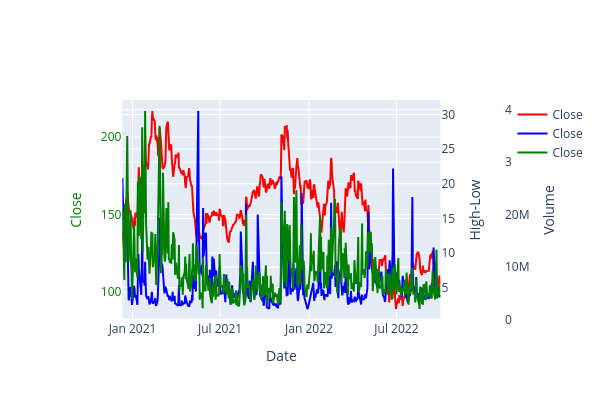

Write notebook code for a chart like this one.
### Code cell
#3개축 그리기  plotly, gragh
import plotly.graph_objects as go


fig = make_subplots()
fig.add_trace(
      go.Scatter(
    x=df_abnb['Date'], y=df_abnb['Close'], name="Close",
    mode = 'lines', yaxis='y', line={'color':'red'}
  ) # 1번쨰축
)

fig.add_trace(
    go.Scatter(
          x=df_abnb['Date'], y=df_abnb['Volume'], name="Close",
          mode = 'lines', yaxis='y2', line={'color':'blue'}
        
        ) # 2번쨰축
)

fig.add_trace(
    go.Scatter(
        x=df_abnb['Date'], y=df_abnb['High-Low'], name="Close",
        mode = 'lines', yaxis='y3', line={'color':'green'}
        ) # 3번쨰축
)

fig.update_layout(
    
    yaxis=dict(title='Close'),
    yaxis2=dict(title='Volume', position=1, side='right', overlaying='y'),
    yaxis3=dict(title='High-Low', side='right', anchor='x', overlaying='y'),
    xaxis = dict(title='Date', domain=[.1,.85]),
    width=600, height=400 
    
    
)

fig.update_layout()
fig.layout.yaxis.color='red'
fig.layout.yaxis.color='blue'
fig.layout.yaxis.color='green'

fig.show()

### Figure 1 — Plotly figure (JSON) as saved in the notebook; plotly's stock layout.template omitted (floating-point values rounded to 4 significant figures; data arrays with more than 128 entries replaced by an {"elided": "..."} marker saying what was removed)
{"data": [{"line": {"color": "red"}, "mode": "lines", "name": "Close", "type": "scatter", "x": {"elided": "454 str values"}, "y": {"elided": "454 float values"}, "yaxis": "y"}, {"line": {"color": "blue"}, "mode": "lines", "name": "Close", "type": "scatter", "x": {"elided": "454 str values"}, "y": {"elided": "454 int values"}, "yaxis": "y2"}, {"line": {"color": "green"}, "mode": "lines", "name": "Close", "type": "scatter", "x": {"elided": "454 str values"}, "y": {"elided": "454 float values"}, "yaxis": "y3"}], "layout": {"height": 400, "width": 600, "xaxis": {"anchor": "y", "domain": [0.1, 0.85], "title": {"text": "Date"}}, "yaxis": {"anchor": "x", "color": "green", "domain": [0, 1], "title": {"text": "Close"}}, "yaxis2": {"overlaying": "y", "position": 1, "side": "right", "title": {"text": "Volume"}}, "yaxis3": {"anchor": "x", "overlaying": "y", "side": "right", "title": {"text": "High-Low"}}}}
